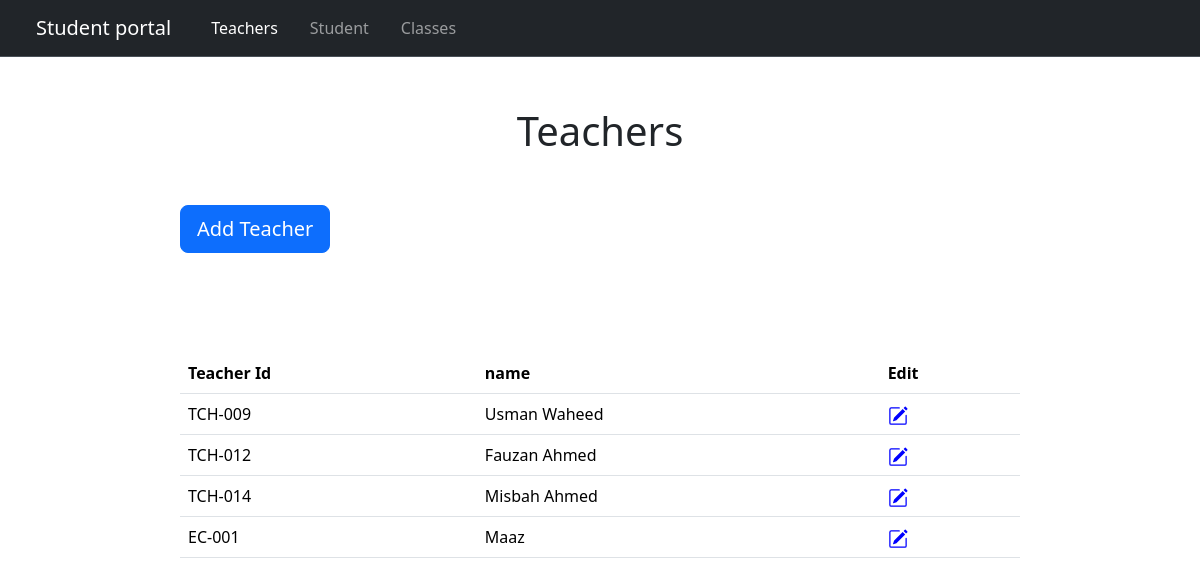
The app's page /administrator/Teachers/, older data.
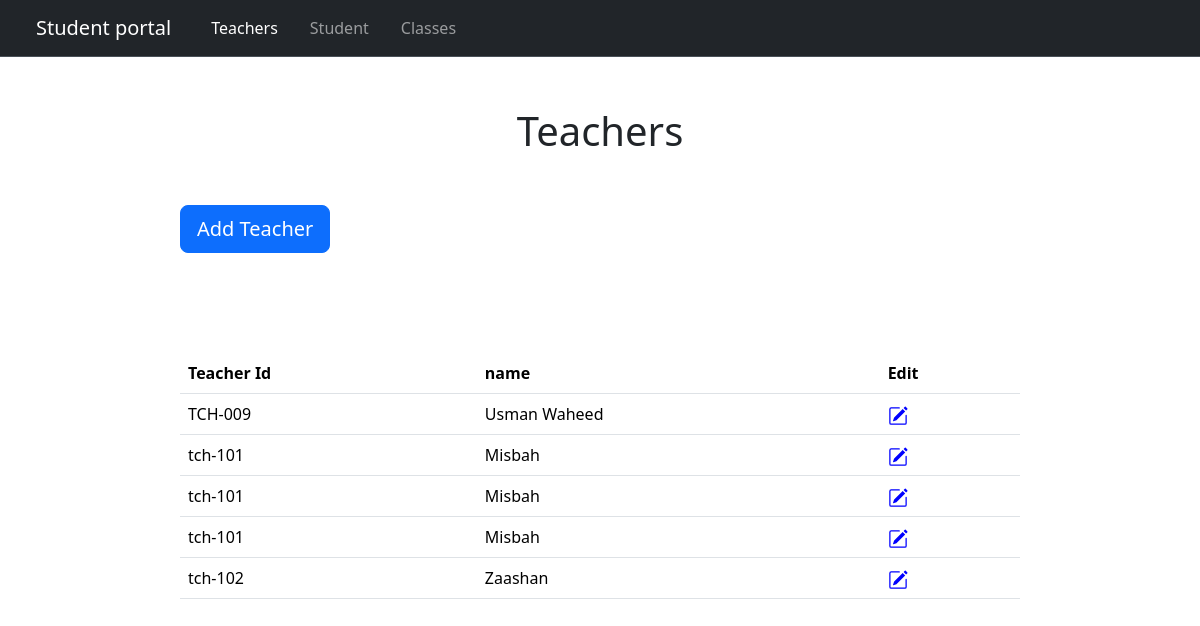
The same page, newer data.
### administrator/models.py (models this page shows, shortened)
class Teacher(models.Model):
    name = models.CharField(max_length=100)
    teacher_id = models.CharField(max_length=100)
    password = models.CharField(max_length=100)
    phone_no = models.CharField(max_length=100)
    address = models.CharField(max_length=100)

### administrator/views.py (the view)
# urls.py: path("Teachers/", views.Teachers, name="Teachers"),
def Teachers(request):
    unique_teachers = Teacher.objects.values('id','teacher_id', 'name')
    print(unique_teachers)
    return render(request,'administrator/Teachers.html',{'teachers':unique_teachers})

### administrator/Templates/administrator/Teachers.html (shortened to what this page needs)
{% extends 'administrator/baseAdmin.html' %}
{% block Teacher_active %} class="nav-link active" {% endblock %}
{% block content %}
<h1 style="text-align: center; ; margin: 50px 50px;">Teachers</h1>
<table class="table ms-auto mx-auto" style="width: 70%  ; margin-top: 100px;">
  <button type="button" class="btn btn-primary btn-lg" onclick="window.location.href='{% url 'administrator:AddTeacher' %}'" style="margin-left:15% ;">Add Teacher</button>
    <tr>
      <th scope="col">Teacher Id</th>
      <th scope="col">name</th>
      <th scope="col">Edit</th>
    </tr>
  <tbody>
    {% for teacher in teachers %}
    <tr>
      <td>{{teacher.teacher_id}}</td>
      <td>{{teacher.name}}</td>
      <td><a href="{% url 'administrator:UpdateTeacher' teacher.id %}">
    </a>
    </td>
    </tr>
    {% endfor %}
  </tbody>
</table>
{% endblock %}

Row changes from the older to the newer data that the page shows:
changed Teacher (number 2 of 5 on the later page): teacher_id "TCH-012" → "tch-101"; name "Fauzan Ahmed" → "Misbah"
changed Teacher (number 3 of 5 on the later page): teacher_id "TCH-014" → "tch-101"; name "Misbah Ahmed" → "Misbah"
changed Teacher (number 4 of 5 on the later page): teacher_id "EC-001" → "tch-101"; name "Maaz" → "Misbah"
added Teacher: teacher_id "tch-102", name "Zaashan"
